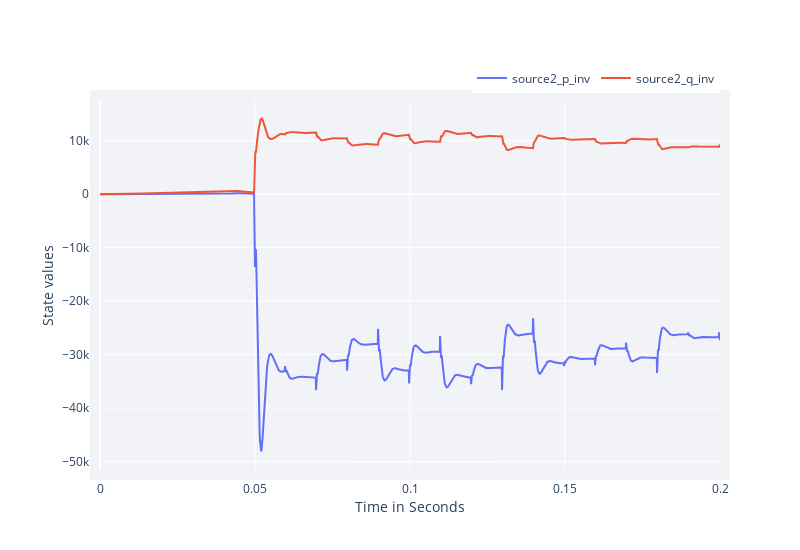

Notebook code cell kept with this figure:
### Markdown cell above
_______________________________________________________________________________
### Rendering

### Code cell
RenderHookResults(hook = hook, 
                    episode = 2,
                    states_to_plot  = [], 
                    actions_to_plot = [],  
                    power_p_inv     = [2],   # Real power [Watts]
                    power_q_inv     = [2],   # Imaginary power [VAi]
                    )

### Figure 1 — Plotly figure (JSON) as saved in the notebook; plotly's stock layout.template omitted (floating-point values rounded to 4 significant figures; data arrays with more than 128 entries replaced by an {"elided": "..."} marker saying what was removed)
{"data": [{"mode": "lines", "name": "source2_p_inv", "type": "scatter", "x": {"elided": "2001 float values"}, "y": {"elided": "2001 float values"}}, {"mode": "lines", "name": "source2_q_inv", "type": "scatter", "x": {"elided": "2001 float values"}, "y": {"elided": "2001 float values"}}], "layout": {"height": 550, "legend": {"orientation": "h", "x": 1, "xanchor": "right", "y": 1.02, "yanchor": "bottom"}, "margin": {"b": 80, "l": 100, "pad": 10, "r": 80, "t": 100}, "plot_bgcolor": "#f1f3f7", "width": 800, "xaxis": {"title": {"text": "Time in Seconds"}}, "yaxis": {"title": {"text": "State values"}}, "yaxis2": {"overlaying": "y", "side": "right", "title": "Action values", "titlefont": {"color": "orange"}}}}
